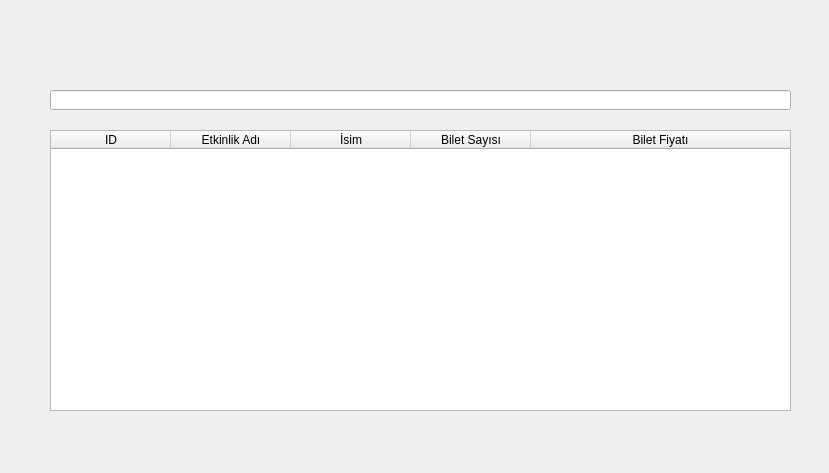
<?xml version="1.0" encoding="UTF-8"?>
<ui version="4.0">
 <class>Form</class>
 <widget class="QWidget" name="Form">
  <property name="geometry">
   <rect>
    <x>0</x>
    <y>0</y>
    <width>829</width>
    <height>473</height>
   </rect>
  </property>
  <property name="windowTitle">
   <string>Form</string>
  </property>
  <widget class="QTableWidget" name="bilgi_tableWidget">
   <property name="geometry">
    <rect>
     <x>50</x>
     <y>130</y>
     <width>741</width>
     <height>281</height>
    </rect>
   </property>
   <property name="focusPolicy">
    <enum>Qt::NoFocus</enum>
   </property>
   <property name="showGrid">
    <bool>false</bool>
   </property>
   <attribute name="horizontalHeaderDefaultSectionSize">
    <number>120</number>
   </attribute>
   <attribute name="horizontalHeaderStretchLastSection">
    <bool>true</bool>
   </attribute>
   <column>
    <property name="text">
     <string>ID</string>
    </property>
   </column>
   <column>
    <property name="text">
     <string>Etkinlik Adı</string>
    </property>
   </column>
   <column>
    <property name="text">
     <string>İsim</string>
    </property>
   </column>
   <column>
    <property name="text">
     <string>Bilet Sayısı</string>
    </property>
   </column>
   <column>
    <property name="text">
     <string>Bilet Fiyatı</string>
    </property>
   </column>
  </widget>
  <widget class="QLineEdit" name="arama_yap_line_edit">
   <property name="geometry">
    <rect>
     <x>50</x>
     <y>90</y>
     <width>741</width>
     <height>20</height>
    </rect>
   </property>
  </widget>
 </widget>
 <resources/>
 <connections/>
</ui>
